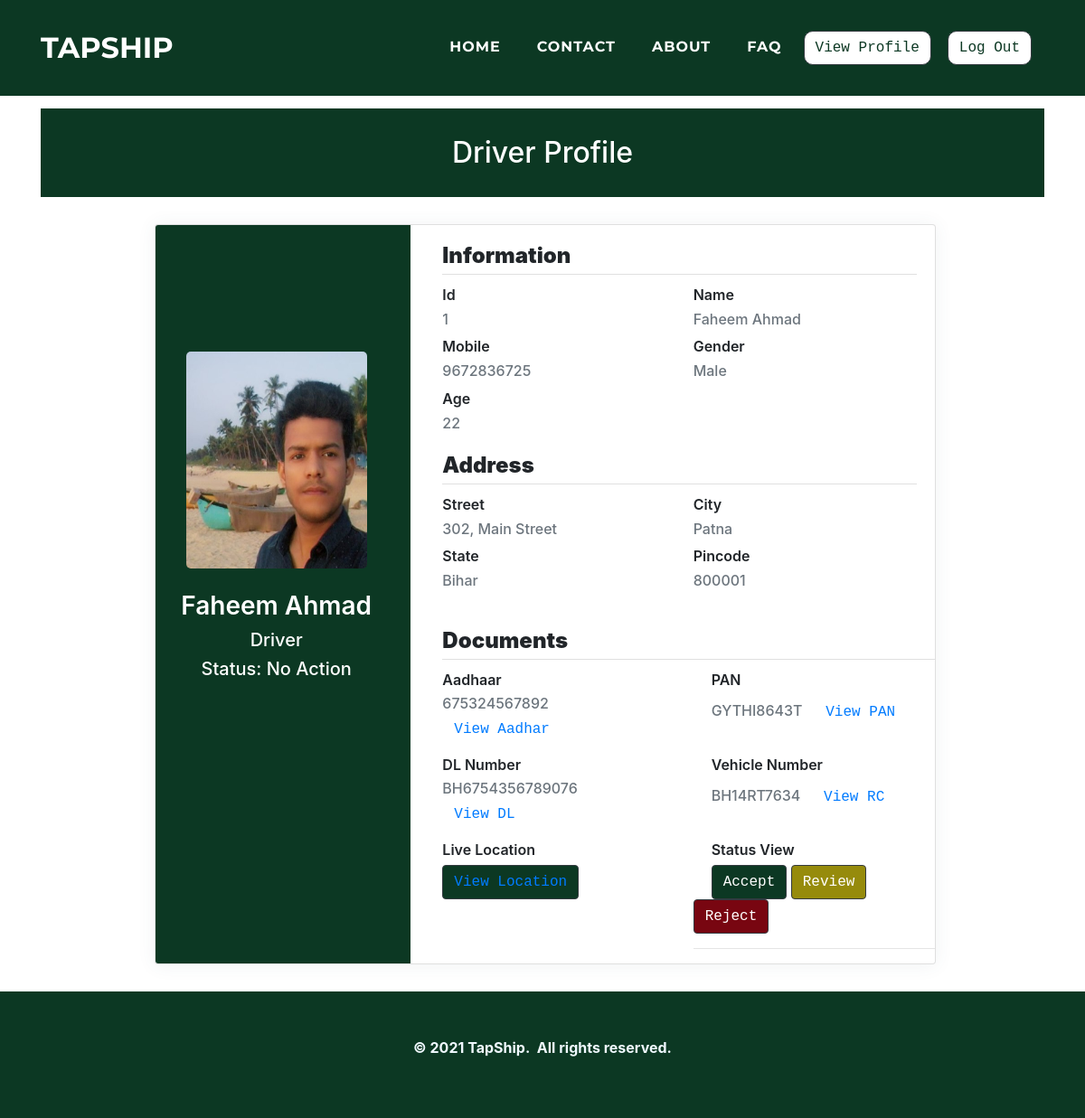
The app's page /admin/driverprofile.php?d_mobile=9672836725 (signed in), older data.
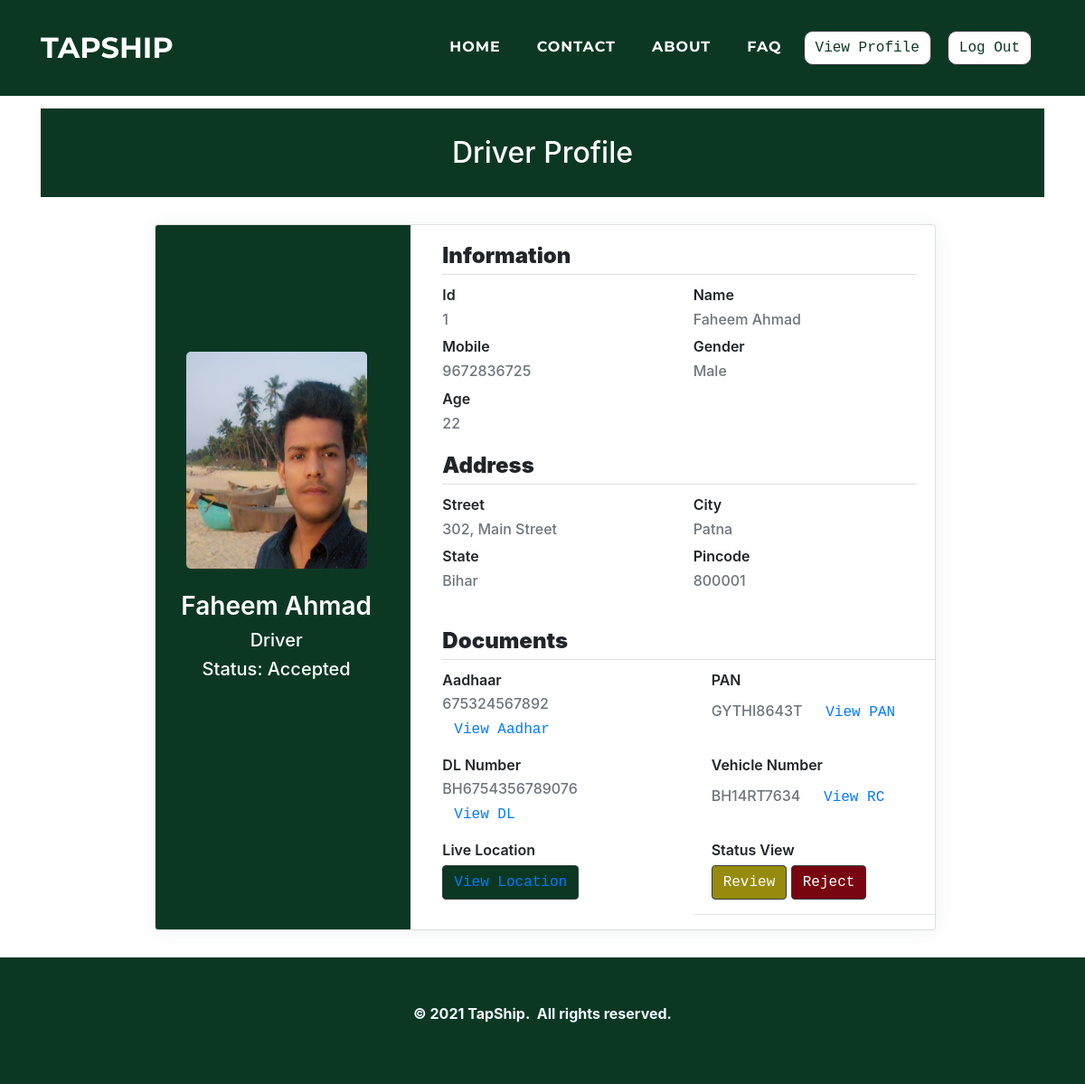
The same page, newer data.
### admin/driverprofile.php (the view, shortened to what the changed rows need)
<!doctype html>
        <html>
            <head>
				<link rel="stylesheet" href="../assets/bootstrap/css/bootstrap.min.css">
				<link rel="stylesheet" href="../assets/fonts/font-awesome.min.css">
				<link rel="stylesheet" href="../assets/fonts/ionicons.min.css">
				<link rel="stylesheet" href="../assets/css/Article-List.css">
				<link rel="stylesheet" href="../assets/css/Footer-Dark.css">
				<link rel="stylesheet" href="../assets/css/Highlight-Blue.css">
				<link rel="stylesheet" href="https://cdnjs.cloudflare.com/ajax/libs/animate.css/3.5.2/animate.min.css">
				<link rel="stylesheet" href="https://cdnjs.cloudflare.com/ajax/libs/aos/2.2.0/aos.css">
				<link rel="stylesheet" href="../assets/css/Login-Form-Clean.css">
				<link rel="stylesheet" href="../assets/css/table-style.css">
                <link rel="stylesheet" href="../assets/css/profile.css">
                <link href='https://maxcdn.bootstrapcdn.com/bootstrap/4.0.0/css/bootstrap.min.css' rel='stylesheet'>
                <link href='https://cdnjs.cloudflare.com/ajax/libs/MaterialDesign-Webfont/3.6.95/css/materialdesignicons.css' rel='stylesheet'>
            </head>
        <body oncontextmenu='return false' class='snippet-body'>
        <div class="page-content page-container" id="page-content">
	<?php
$con=mysqli_connect("localhost","root","","tapship");
   $d_mobile = $_GET['d_mobile'];
   $query = " select * from driver where d_mobile=".$d_mobile."";
   $result = mysqli_query($con,$query);
   while( $res=mysqli_fetch_assoc($result))
   {
       $d_name =  $res['d_name'];
       $d_photo =  $res['d_photo'];
       $d_approve =  $res['d_approve'];
   }
?>
    <div class="features-boxed">
        <div class="container" style="background: #ffffff;">
            <div class="intro" style="background: #0c3823;margin-top: 120px;margin-bottom: 30px;">
                <h2 class="text-center" data-aos="fade" style="color: rgb(255,255,255);padding: 30px;margin-bottom: 0px;">Driver Profile</h2>
            </div>
        </div>
    </div>
    <div class="padding">
        <div class="row container d-flex justify-content-center">
            <div class="col-xl-12 col-md-12">
                <div class="card user-card-full">
                    <div class="row m-l-0 m-r-0">
                        <div class="col-md-4 bg-c-lite-green user-profile">
                            <div class="card-block text-center text-white">
                                <div class="m-b-25"> <img src="../drivers/<?php echo  $d_photo;?>" width="200" height="240" align="center" class="img-radius" alt="User-Profile-Image"> </div>
                                <h3 class="f-w-600"><?php echo "$d_name"?></h3>
                                <h5>Driver</h5>
								<h5>Status: <?php if($d_approve=="1"){echo "No Action";}else if($d_approve=="2"){echo " Accepted";}else if($d_approve=="3"){echo "Review";}else if($d_approve=="4"){echo "Rejected";}else if($d_approve=="5"){echo "Resubmitted";}  ?></h5>
                            </div>
                        </div>
                        <div class="col-sm-8">
                                <div class="row">
									<div class="col-sm-6">
									<form action="statusdriver.php?d_mobile=<?php echo $d_mobile; ?>" method="post">
									<?php
									if($d_approve==1){
									?>
									 <td data-label="Profile"> <button class="btn btn-dark text-monospace  m-l-20 f-w-400" style="background-color:#0c3823;"  name="accept">Accept</button> </td>
									 <td data-label="Profile"> <button class="btn btn-dark text-monospace " style="background-color:#968b0c;"  name="review">Review</button> </td>
									 <td data-label="Profile"> <button class="btn btn-dark text-monospace " style="background-color:#780611;"  name="reject">Reject</button> </td>
									 <hr>
									<?php
									}
									if($d_approve==2){
									?>
									 <td data-label="Profile"> <button class="btn btn-dark text-monospace  m-l-20 f-w-400" style="background-color:#968b0c;"  name="review">Review</button> </td>
									 <td data-label="Profile"> <button class="btn btn-dark text-monospace " style="background-color:#780611;"  name="reject">Reject</button> </td>
									 <hr>
									<?php
									}
									?>
									</form>
									</div>
                                </div>
                            </div>
                        </div>
                    </div>
                </div>
            </div>
        </div>
    </div>
  </body>
</html>

Row changes from the older to the newer data that the page shows:
changed driver "Faheem Ahmad": d_approve "1" → "2" (drawn)
Text that changed along with them:
text no longer shown: "No Action Accept"
text now shown: "Accepted"
